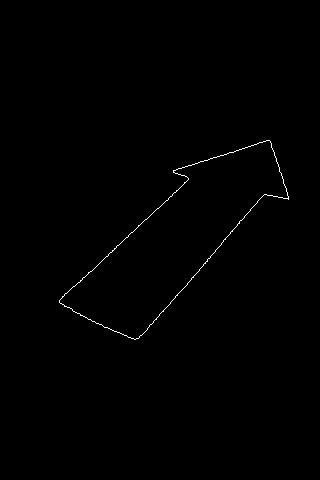
#> input picture OpenCV Hough Transform Python/output3.jpeg, 320 x 480 px
$ python hough_transform.py
#> lines starting #> are read from the running program, lines starting #| are printed output that depends on the picture; after the words box and inside, x2 and y2 are one past the last pixel; in counts of white or black regions, pixels touching at a corner belong together; long printed decimals are rounded
"""
@file hough_lines.py
@brief This program demonstrates line finding with the Hough transform
"""
import sys
import math
import cv2 as cv
import numpy as np
def main(argv):

    default_file = 'output3.jpeg'
    filename = argv[0] if len(argv) > 0 else default_file
    # Loads an image
    src = cv.imread(cv.samples.findFile(filename), cv.IMREAD_GRAYSCALE)
#> src is the input picture: shape (480, 320); min 0, max 255, mean 1.1
    # Check if image is loaded fine
    if src is None:
        print ('Error opening image!')
        print ('Usage: hough_lines.py [image_name -- default ' + default_file + '] \n')
        return -1


    dst = cv.Canny(src, 50, 200, None, 3)
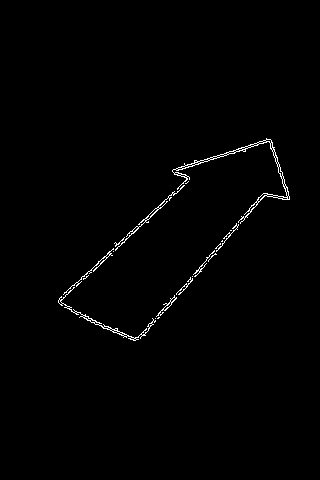
#> dst: shape (480, 320); 0.93% white in thin lines or dots, all inside (x1, y1, x2, y2) = (58, 138, 290, 341)

    # Copy edges to the images that will display the results in BGR
    cdst = cv.cvtColor(dst, cv.COLOR_GRAY2BGR)
    cdstP = np.copy(cdst)

    lines = cv.HoughLines(dst, 1, np.pi / 180, 150, None, 0, 0)
#> lines = None

    if lines is not None:
        for i in range(0, len(lines)):
            rho = lines[i][0][0]
            theta = lines[i][0][1]
            a = math.cos(theta)
            b = math.sin(theta)
            x0 = a * rho
            y0 = b * rho
            pt1 = (int(x0 + 1000*(-b)), int(y0 + 1000*(a)))
            pt2 = (int(x0 - 1000*(-b)), int(y0 - 1000*(a)))
            cv.line(cdst, pt1, pt2, (0,0,255), 3, cv.LINE_AA)


    linesP = cv.HoughLinesP(dst, 1, np.pi / 180, 50, None, 50, 10)
#> linesP = [[60, 301, 188, 181], [59, 298, 189, 177], [143, 335, 267, 193], [140, 338, 266, 193], [137, 339, 264, 193], [136, 339, 263, 193], [176, 170, 245, 149], [173, 169, 270, 139], [58, 300, 189, 178], [58, 302, 183, 185], [59, 303, 134, 338]]

    if linesP is not None:
        for i in range(0, len(linesP)):
            l = linesP[i][0]
            cv.line(cdstP, (l[0], l[1]), (l[2], l[3]), (0,0,255), 3, cv.LINE_AA)
#> this loop made 11 passes
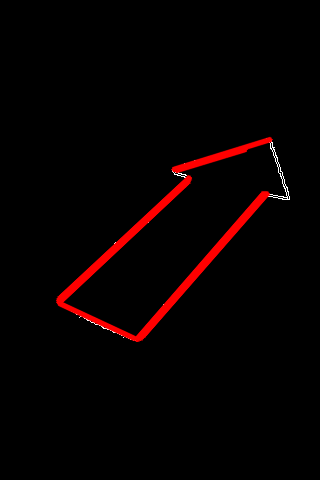
#> cdstP: shape (480, 320, 3); mean B, G, R 0.4, 0.4, 7.3

    cv.imshow("Source", src)
    cv.imshow("Detected Lines (in red) - Standard Hough Line Transform", cdst)
    cv.imshow("Detected Lines (in red) - Probabilistic Line Transform", cdstP)
    cv.waitKey()
    print(linesP, src.shape[1])
#| [[[ 60 301 188 181]]
#|  [[ 59 298 189 177]]
#|  [[143 335 267 193]]
#|  [[140 338 266 193]]
#|  [[137 339 264 193]]
#|  [[136 339 263 193]]
#|  [[176 170 245 149]]
#|  [[173 169 270 139]]
#|  [[ 58 300 189 178]]
#|  [[ 58 302 183 185]]
#|  [[ 59 303 134 338]]] 320
    return linesP, src.shape[1]


# get the equations of the lines
def get_lines(line_12):
    lines_out = []
    for i in range(len(line_12)):
        l = line_12[i][0]
        gradient = (l[-1]-l[1])/(l[-2]-l[0])
        intercept = l[1]-gradient*l[0]
        lines_out.append((gradient, intercept))

    return lines_out

#get all the vertices of the arrow
def get_vertices(master_points):
    vertices = []
    for i in range(len(master_points)):
        l = master_points[i][0]
        vertices.append((l[0], l[1]))
        vertices.append((l[-2], l[-1]))
    return list(set(vertices))

#get the distances to the lines
def get_distances(lines, vertices):
    distance = 0
    line_index = 0
    vert_index = 0
    for l_num in range(len(lines)):
        for p_num in range(len(vertices)):
            new_dis = get_dis(lines[l_num], vertices[p_num])
            if distance<new_dis:
                distance = new_dis
                line_index = l_num
                vert_index = p_num
    return (line_index, vert_index)


# get the distance to a line
def get_dis(l, p):
    dis = abs(p[1]-l[0]*p[0]-l[1])/(math.sqrt((1+(l[0])**2)))
    return dis

#given the lines gradient and the point get the direction
def get_arrow_vector(line, point, h):
    perp = -1/line[0]

    #line 2
    perp_line = (perp, point[1]-perp*point[0])

    # solve x
    x = (perp_line[1]-line[1]) / (line[0]-perp_line[0])
    y = line[0]*x + line[1]
    # get the vector
    return bearing(x,y,point[0],point[1])
    # points , (x,y)

def bearing(start_x, start_y, end_x, end_y):
    delta_x = end_x - start_x
    delta_y = -end_y + start_y
    radian_bearing = math.atan2(delta_y, delta_x)
    degree_bearing = math.degrees(radian_bearing)
    return (degree_bearing + 360) % 360


if __name__ == "__main__":
    lines_points , height= main(sys.argv[1:])
#> lines_points has the same summary as linesP in main; height = 320

    lines_Eqns = get_lines(lines_points)
#> the loop in get_lines, `for i in range(len(line_12)):` made 11 passes
#> (l, gradient, intercept) on passes 1 to 11: ([60, 301, 188, 181], -0.938, 357.2), ([59, 298, 189, 177], -0.931, 352.9), ([143, 335, 267, 193], -1.15, 498.8), ([140, 338, 266, 193], -1.15, 499.1), ([137, 339, 264, 193], -1.15, 496.5), ([136, 339, 263, 193], -1.15, 495.3), ([176, 170, 245, 149], -0.304, 223.6), ([173, 169, 270, 139], -0.309, 222.5), ([58, 300, 189, 178], -0.931, 354), ([58, 302, 183, 185], -0.936, 356.3), ([59, 303, 134, 338], 0.467, 275.5)
#> after the loop in get_lines, `for i in range(len(line_12)):`: lines_out = [(-0.938, 357.2), (-0.931, 352.9), (-1.15, 498.8), (-1.15, 499.1), (-1.15, 496.5), (-1.15, 495.3), (-0.304, 223.6), (-0.309, 222.5), (-0.931, 354), (-0.936, 356.3), (0.467, 275.5)]
#> lines_Eqns has the same summary as lines_out in get_lines
    vertices = get_vertices(lines_points)
#> the loop in get_vertices, `for i in range(len(master_points)):` made 11 passes
#> after the loop in get_vertices, `for i in range(len(master_points)):`: vertices = [(60, 301), (188, 181), (59, 298), (189, 177), (143, 335), (267, 193), (140, 338), (266, 193), (137, 339), (264, 193), (136, 339), (263, 193), (176, 170), (245, 149), (173, 169), (270, 139), (58, 300), (189, 178), (58, 302), (183, 185), (59, 303), (134, 338)]
#> vertices = [(188, 181), (58, 300), (263, 193), (176, 170), (134, 338), (267, 193), (140, 338), (59, 298), (58, 302), (264, 193), (137, 339), (270, 139), (189, 178), (245, 149), (266, 193), (173, 169), (59, 303), (136, 339), (60, 301), (189, 177), (143, 335), (183, 185)]
    distances = get_distances(lines_Eqns, vertices)
#> the loop in get_distances, `for l_num in range(len(lines)):` made 11 passes
#> after the loop in get_distances, `for l_num in range(len(lines)):`: distance = 237.8; line_index = 10; vert_index = 11
#> distances = (10, 11)
    print(lines_Eqns[distances[0]], vertices[distances[1]])
#| (0.4667, 275.467) (270, 139)
    dir_vector = get_arrow_vector(lines_Eqns[distances[0]], vertices[distances[1]], height)
#> in get_arrow_vector, `perp = -1/line[0]`: perp = -2.14
#> in get_arrow_vector, `perp_line = (perp, point[1]-perp*point[0])`: perp_line = (-2.14, 717.6)
#> in get_arrow_vector, `x = (perp_line[1]-line[1]) / (line[0]-perp_line[0])`: x = 169.4
#> in get_arrow_vector, `y = line[0]*x + line[1]`: y = 354.5
#> in bearing, `delta_x = end_x - start_x`: delta_x = 100.6
#> in bearing, `delta_y = -end_y + start_y`: delta_y = 215.5
#> in bearing, `radian_bearing = math.atan2(delta_y, delta_x)`: radian_bearing = 1.13
#> in bearing, `degree_bearing = math.degrees(radian_bearing)`: degree_bearing = 64.98
#> dir_vector = 64.98

    default_file = 'output3.jpeg'
    src = cv.imread(cv.samples.findFile(default_file), cv.IMREAD_GRAYSCALE)

    l = lines_points[distances[0]][0]
#> l = [59, 303, 134, 338]
    cv.line(src, (l[0],l[1]), (l[2],l[3]), (255,255,255), 5, cv.LINE_AA)
    cv.line(src, (vertices[distances[1]][0], vertices[distances[1]][1]), ((l[0]+l[2])//2,  (l[1]+l[3])//2), (255,255,255), 5, cv.LINE_AA)
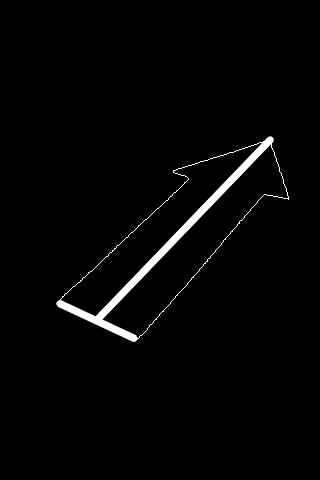
#> src: shape (480, 320); min 0, max 255, mean 5
    cv.imshow("Source", src)
    cv.waitKey()
    print(dir_vector)
#| 64.983

$ run again, with OpenCV Hough Transform Python/output2.jpeg copied over OpenCV Hough Transform Python/output3.jpeg
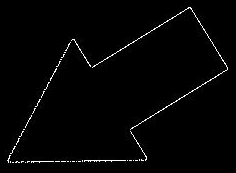
#> input picture OpenCV Hough Transform Python/output2.jpeg, 236 x 173 px
#> in main, src is the input picture: shape (173, 236); min 0, max 255, mean 4.4
#> dst: shape (173, 236); 3.2% white in thin lines or dots, all inside (x1, y1, x2, y2) = (7, 6, 229, 165)
#> lines = None
#> linesP = [[7, 162, 146, 160], [95, 64, 189, 6], [92, 68, 190, 7], [132, 126, 228, 70], [190, 9, 226, 67], [9, 158, 73, 38], [7, 158, 71, 38], [129, 131, 181, 98], [191, 7, 228, 67]]
#> the loop in main, `for i in range(0, len(linesP)):` made 9 passes
#> after the loop in main, `for i in range(0, len(linesP)):`:
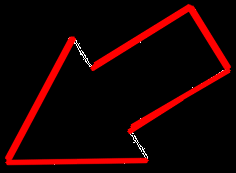
#> cdstP: shape (173, 236, 3); mean B, G, R 0.8, 0.8, 24.4
#| [[[  7 162 146 160]]
#|  [[ 95  64 189   6]]
#|  [[ 92  68 190   7]]
#|  [[132 126 228  70]]
#|  [[190   9 226  67]]
#|  [[  9 158  73  38]]
#> (further printed lines are left out)
#> lines_points has the same summary as linesP in main; height = 236
#> the loop in get_lines, `for i in range(len(line_12)):` made 9 passes
#> (l, gradient, intercept) on passes 1 to 8: ([7, 162, 146, 160], -0.0144, 162.1), ([95, 64, 189, 6], -0.617, 122.6), ([92, 68, 190, 7], -0.622, 125.3), ([132, 126, 228, 70], -0.583, 203), ([190, 9, 226, 67], 1.61, -297.1), ([9, 158, 73, 38], -1.88, 174.9), ([7, 158, 71, 38], -1.88, 171.1), ([129, 131, 181, 98], -0.635, 212.9)
#> after the loop in get_lines, `for i in range(len(line_12)):`: lines_out = [(-0.0144, 162.1), (-0.617, 122.6), (-0.622, 125.3), (-0.583, 203), (1.61, -297.1), (-1.88, 174.9), (-1.88, 171.1), (-0.635, 212.9), (1.62, -302.7)]
#> lines_Eqns has the same summary as lines_out in get_lines
#> the loop in get_vertices, `for i in range(len(master_points)):` made 9 passes
#> after the loop in get_vertices, `for i in range(len(master_points)):`: vertices = [(7, 162), (146, 160), (95, 64), (189, 6), (92, 68), (190, 7), (132, 126), (228, 70), (190, 9), (226, 67), (9, 158), (73, 38), (7, 158), (71, 38), (129, 131), (181, 98), (191, 7), (228, 67)]
#> `vertices = get_vertices(lines_points)`: vertices = [(7, 162), (9, 158), (191, 7), (7, 158), (132, 126), (181, 98), (190, 7), (146, 160), (71, 38), (226, 67), (95, 64), (189, 6), (73, 38), (129, 131), (228, 67), (228, 70), (190, 9), (92, 68)]
#> the loop in get_distances, `for l_num in range(len(lines)):` made 9 passes
#> after the loop in get_distances, `for l_num in range(len(lines)):`: distance = 238; line_index = 8; vert_index = 0
#> distances = (8, 0)
#| (1.622, -302.730) (7, 162)
#> perp = -0.617
#> perp_line = (-0.617, 166.3)
#> x = 209.6
#> y = 37.09
#> delta_x = -202.6
#> delta_y = -124.9
#> radian_bearing = -2.59
#> degree_bearing = -148.3
#> dir_vector = 211.7
#> `l = lines_points[distances[0]][0]`: l = [191, 7, 228, 67]
#> `cv.line(src, (vertices[distances[1]][0], vertices[distances[1]][1]), (..`:
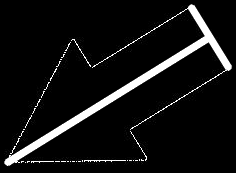
#> src: shape (173, 236); min 0, max 255, mean 18.1
#| 211.661
